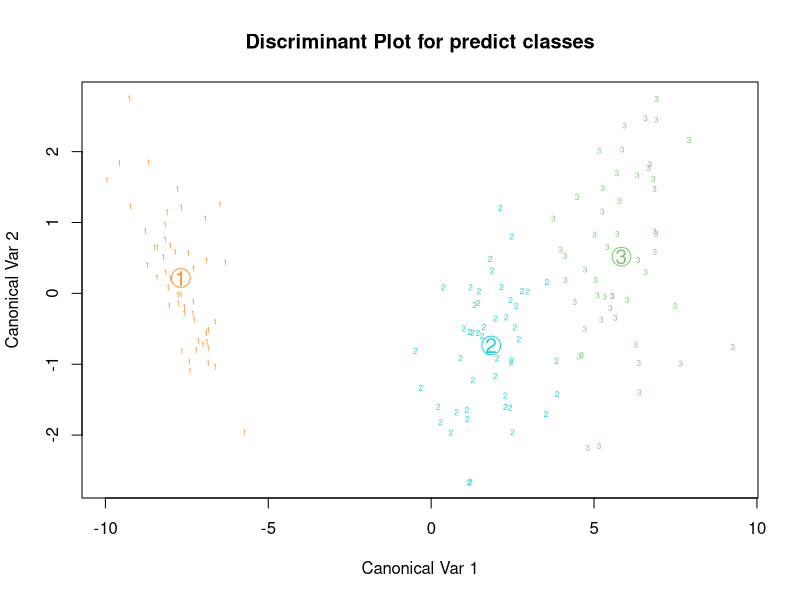
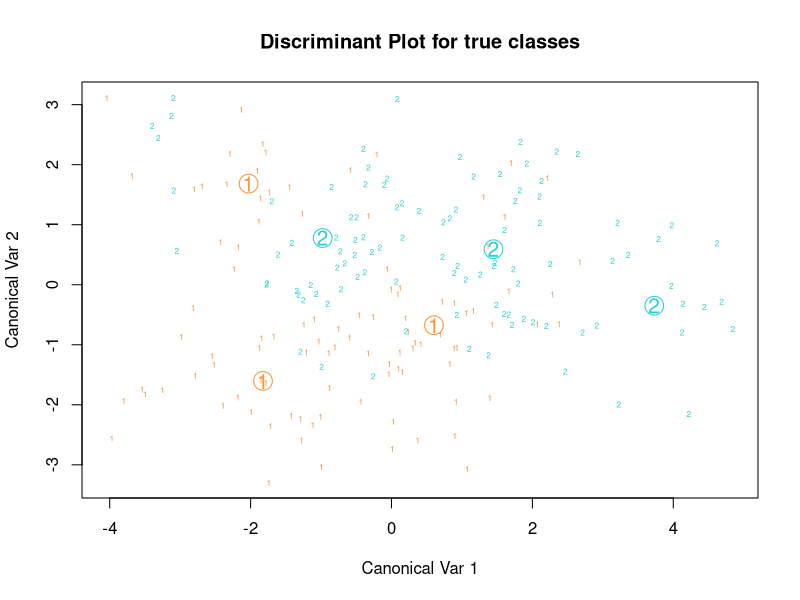
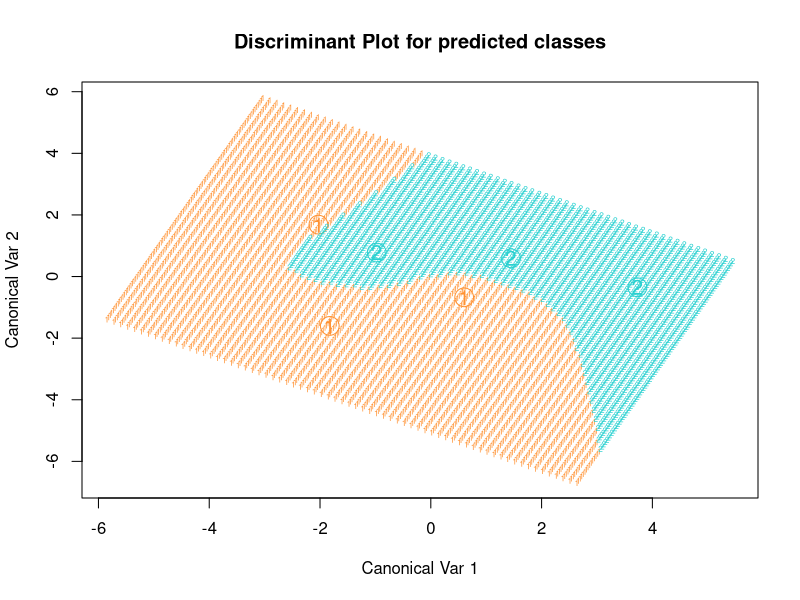

Recreate these plots in R, in order.
library(mda)


### Name: plot.fda
### Title: Plot for Flexible Discriminant Analysis
### Aliases: plot.fda
### Keywords: classif

### ** Examples

data(iris)
irisfit <- fda(Species ~ ., data = iris)
plot(irisfit)
data(ESL.mixture)
## Not a data frame
mixture.train=ESL.mixture[c("x","y")] 
mixfit=mda(y~x, data=mixture.train)
plot(mixfit, mixture.train)
plot(mixfit, data=ESL.mixture$xnew, group="pred")
